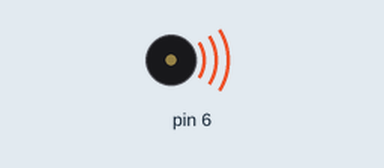
This sketch was run on a simulated Arduino Uno, built with avr-gcc and run on an emulated ATmega328P. On the bench: buzzer (waves = sounding).

Above: at 0.05 s.
Timing chart, 0 to 3.0 s (numbered marks = the images above):
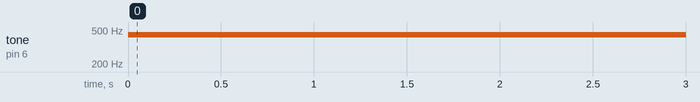

The sketch:

ex4_1.ino
```cpp
void setup() {
}
void loop() {
  tone(6, 440, 200);
  delay(200);
  noTone(6);
}
```

Measured:
- by itself, tone on pin 6: silent → 440 Hz at 0.00 s
